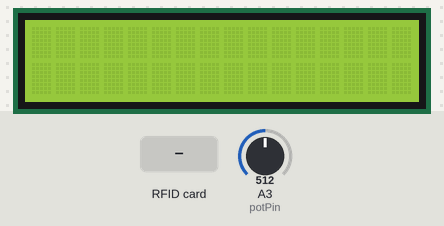
This sketch was run on a simulated Arduino Uno, built with avr-gcc and run on an emulated ATmega328P. On the bench: 16×2 character LCD. Inputs (shaded band) come from the test bench; at power-on: A3 (potPin) = 512. What the sketch prints to the serial monitor is not drawn.

Above: at 1.3 s.
1.4 s: RFID card 5E 7A 19 C4 held to the reader
At 2.3 s:
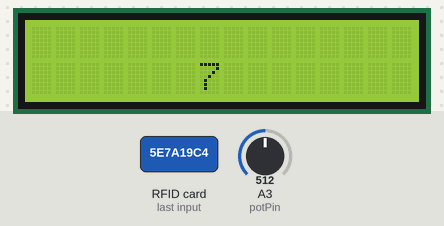
2.9 s: A3 (potPin) set to 69
At 3.9 s:
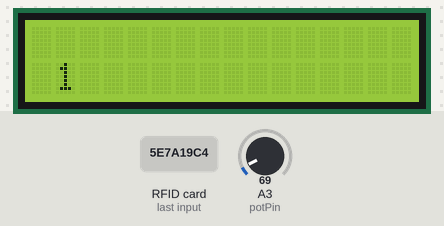
4.5 s: A3 (potPin) set to 58
At 5.8 s:
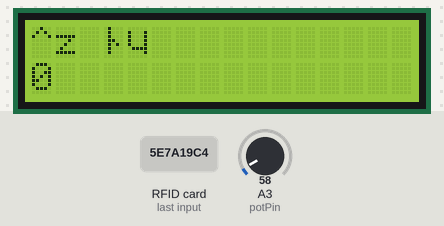
6.1 s: A3 (potPin) set to 306
At 6.6 s:
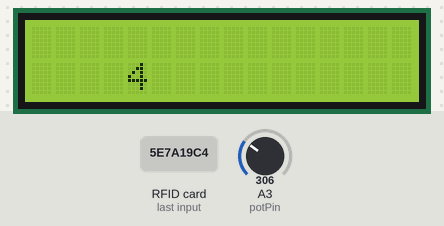
7.7 s: A3 (potPin) set to 6
At 8.4 s:
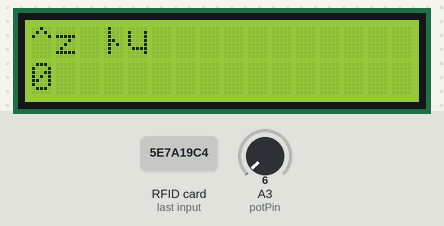
9.3 s: A3 (potPin) set to 122
At 10.4 s:
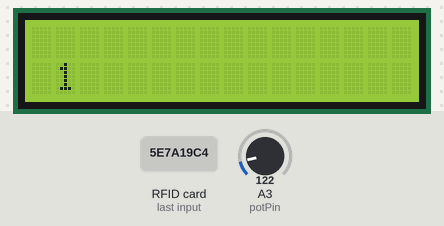
Timing chart, 0 to 12.0 s (numbered marks = the images above; inputs shaded):
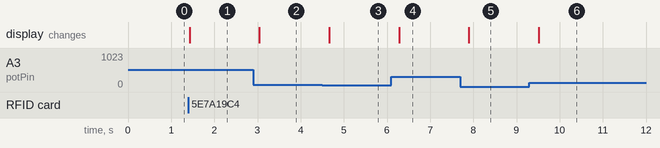

Measured:
- the behaviour switches between 65 and 64 on A3 (potPin) (found by bisection; images 2 and 3)
- after the input at 1.4 s, the display: changes at once (image 1)
- after the input at 2.9 s, the display: changes after 0.14 s (image 2)
- after the input at 4.5 s, the display: changes after 0.16 s (image 3)
- after the input at 6.1 s, the display: changes after 0.18 s (image 4)
- after the input at 7.7 s, the display: changes after 0.20 s (image 5)
- after the input at 9.3 s, the display: changes after 0.22 s (image 6)

The sketch:

SuperMifareReader.ino
```cpp
#include <SPI.h>//include the SPI bus library
#include <MFRC522.h>//include the RFID reader library

#define SS_PIN 10  //slave select pin
#define RST_PIN 5  //reset pin
MFRC522 mfrc522(SS_PIN, RST_PIN);        // instatiate a MFRC522 reader object.
MFRC522::MIFARE_Key key;//create a MIFARE_Key struct named 'key', which will hold the card information


//////////////////////////////////////////////////////LCD stuff
#include <Wire.h>
#include <LiquidCrystal_I2C.h>

const int numRows = 2;
const int numCols = 16;
int potPin = 3;    // Input pin for the potentiometer

int x = -1;

LiquidCrystal_I2C lcd(0x27, numCols, numRows);

bool hasCardInfo;

///////////////////////////////////////////////////////////////

int writeBlock(int blockNumber, byte arrayAddress[])
{
  //this makes sure that we only write into data blocks. Every 4th block is a trailer block for the access/security info.
  int largestModulo4Number = blockNumber / 4 * 4;
  int trailerBlock = largestModulo4Number + 3; //determine trailer block for the sector
  if (blockNumber > 2 && (blockNumber + 1) % 4 == 0) {
    Serial.print(blockNumber);  //block number is a trailer block (modulo 4); quit and send error code 2
    Serial.println(" is a trailer block:");
    return 2;
  }
  Serial.print(blockNumber);
  Serial.println(" is a data block:");

  /*****************************************authentication of the desired block for access***********************************************************/
  byte status = mfrc522.PCD_Authenticate(MFRC522::PICC_CMD_MF_AUTH_KEY_A, trailerBlock, &key, &(mfrc522.uid));
  //byte PCD_Authenticate(byte command, byte blockAddr, MIFARE_Key *key, Uid *uid);
  //this method is used to authenticate a certain block for writing or reading
  //command: See enumerations above -> PICC_CMD_MF_AUTH_KEY_A  = 0x60 (=1100000),    // this command performs authentication with Key A
  //blockAddr is the number of the block from 0 to 15.
  //MIFARE_Key *key is a pointer to the MIFARE_Key struct defined above, this struct needs to be defined for each block. New cards have all A/B= FF FF FF FF FF FF
  //Uid *uid is a pointer to the UID struct that contains the user ID of the card.
  if (status != MFRC522::STATUS_OK) {
    Serial.print("PCD_Authenticate() failed: ");
    Serial.println(mfrc522.GetStatusCodeName(status));
    return 3;//return "3" as error message
  }
  //it appears the authentication needs to be made before every block read/write within a specific sector.
  //If a different sector is being authenticated access to the previous one is lost.


  /*****************************************writing the block***********************************************************/

  status = mfrc522.MIFARE_Write(blockNumber, arrayAddress, 16);//valueBlockA is the block number, MIFARE_Write(block number (0-15), byte array containing 16 values, number of bytes in block (=16))
  //status = mfrc522.MIFARE_Write(9, value1Block, 16);
  if (status != MFRC522::STATUS_OK) {
    Serial.print("MIFARE_Write() failed: ");
    Serial.println(mfrc522.GetStatusCodeName(status));
    return 4;//return "4" as error message
  }
  Serial.println("block was written");
}


int readBlock(int blockNumber, byte arrayAddress[])
{
  int largestModulo4Number = blockNumber / 4 * 4;
  int trailerBlock = largestModulo4Number + 3; //determine trailer block for the sector

  /*****************************************authentication of the desired block for access***********************************************************/
  byte status = mfrc522.PCD_Authenticate(MFRC522::PICC_CMD_MF_AUTH_KEY_A, trailerBlock, &key, &(mfrc522.uid));
  //byte PCD_Authenticate(byte command, byte blockAddr, MIFARE_Key *key, Uid *uid);
  //this method is used to authenticate a certain block for writing or reading
  //command: See enumerations above -> PICC_CMD_MF_AUTH_KEY_A = 0x60 (=1100000),    // this command performs authentication with Key A
  //blockAddr is the number of the block from 0 to 15.
  //MIFARE_Key *key is a pointer to the MIFARE_Key struct defined above, this struct needs to be defined for each block. New cards have all A/B= FF FF FF FF FF FF
  //Uid *uid is a pointer to the UID struct that contains the user ID of the card.
  if (status != MFRC522::STATUS_OK) {
    Serial.print("PCD_Authenticate() failed (read): ");
    Serial.println(mfrc522.GetStatusCodeName(status));
    return 3;//return "3" as error message
  }
  //it appears the authentication needs to be made before every block read/write within a specific sector.
  //If a different sector is being authenticated access to the previous one is lost.


  /*****************************************reading a block***********************************************************/

  byte buffersize = 18;//we need to define a variable with the read buffer size, since the MIFARE_Read method below needs a pointer to the variable that contains the size...
  status = mfrc522.MIFARE_Read(blockNumber, arrayAddress, &buffersize);//&buffersize is a pointer to the buffersize variable; MIFARE_Read requires a pointer instead of just a number
  if (status != MFRC522::STATUS_OK) {
    Serial.print("MIFARE_read() failed: ");
    Serial.println(mfrc522.GetStatusCodeName(status));
    return 4;//return "4" as error message
  }
  Serial.println("block was read");
}

void setup() {
  //LCD start
  lcd.init();
  lcd.backlight();
  Serial.begin(9600);

  //Mifare start
  hasCardInfo = false;
  SPI.begin();               // Init SPI bus
  mfrc522.PCD_Init();        // Init MFRC522 card (in case you wonder what PCD means: proximity coupling device)
  Serial.println("Scan a MIFARE Classic card");

  // Prepare the security key for the read and write functions - all six key bytes are set to 0xFF at chip delivery from the factory.
  // Since the cards in the kit are new and the keys were never defined, they are 0xFF
  // if we had a card that was programmed by someone else, we would need to know the key to be able to access it. This key would then need to be stored in 'key' instead.

  for (byte i = 0; i < 6; i++) {
    key.keyByte[i] = 0xFF;//keyByte is defined in the "MIFARE_Key" 'struct' definition in the .h file of the library
  }
}

int block = 4; //this is the block number we will write into and then read. Do not write into 'sector trailer' block, since this can make the block unusable.

//byte blockcontent[16] = {"Fuck this shit"};//an array with 16 bytes to be written into one of the 64 card blocks is defined
//byte blockcontent[16] = {0,0,0,0,0,0,0,0,0,0,0,0,0,0,0,0};//all zeros. This can be used to delete a block.
byte readbackblock[18];//This array is used for reading out a block. The MIFARE_Read method requires a buffer that is at least 18 bytes to hold the 16 bytes of a block.

void loop()
{
  /*****************************************establishing contact with a tag/card**********************************************************************/

  // Look for new cards (in case you wonder what PICC means: proximity integrated circuit card)
  if ( ! mfrc522.PICC_IsNewCardPresent() && !hasCardInfo) {//if PICC_IsNewCardPresent returns 1, a new card has been found and we continue
    return;//if it did not find a new card is returns a '0' and we return to the start of the loop
  }
  else {
    hasCardInfo = true;
  }

  // Select one of the cards
  if ( ! mfrc522.PICC_ReadCardSerial() && !hasCardInfo) {//if PICC_ReadCardSerial returns 1, the "uid" struct (see MFRC522.h lines 238-45)) contains the ID of the read card.
    return;//if it returns a '0' something went wrong and we return to the start of the loop
  }

  // Among other things, the PICC_ReadCardSerial() method reads the UID and the SAK (Select acknowledge) into the mfrc522.uid struct, which is also instantiated
  // during this process.
  // The UID is needed during the authentication process
  //The Uid struct:
  //typedef struct {
  //byte    size;     // Number of bytes in the UID. 4, 7 or 10.
  //byte    uidByte[10];            //the user ID in 10 bytes.
  //byte    sak;      // The SAK (Select acknowledge) byte returned from the PICC after successful selection.
  //} Uid;

  /*****************************************writing and reading a block on the card**********************************************************************/

  /*
    //0-> <<<<<......>>>>>
    writeBlock(1, "Once Upon a Time");//the blockcontent array is written into the card block
    writeBlock(2, "In a far land   ");//the blockcontent array is written into the card block
    //4 -> far far away

    writeBlock(4, "Lived a king    ");//the blockcontent array is written into the card block
    writeBlock(5, "And he was hated");//the blockcontent array is written into the card block
    writeBlock(6, "by everyone     ");//the blockcontent array is written into the card block
    //7 -> on his palace

    writeBlock(8, "I like to run   ");//the blockcontent array is written into the card block
    writeBlock(9, "And To Fart     ");//the blockcontent array is written into the card block
    writeBlock(10, "Smelly farts   ");//the blockcontent array is written into the card block
    //11-> with brown moist

    writeBlock(12, "Hot girls      ");//the blockcontent array is written into the card block
    writeBlock(13, "All around me  ");//the blockcontent array is written into the card block
    writeBlock(14, "Paradise Earth ");//the blockcontent array is written into the card block
  */
  //mfrc522.PICC_DumpToSerial(&(mfrc522.uid));

  //The 'PICC_DumpToSerial' method 'dumps' the entire MIFARE data block into the serial monitor. Very useful while programming a sketch with the RFID reader...
  //Notes:
  //(1) MIFARE cards conceal key A in all trailer blocks, and shows 0x00 instead of 0xFF. This is a secutiry feature. Key B appears to be public by default.
  //(2) The card needs to be on the reader for the entire duration of the dump. If it is removed prematurely, the dump interrupts and an error message will appear.
  //(3) The dump takes longer than the time alloted for interaction per pairing between reader and card, i.e. the readBlock function below will produce a timeout if
  //    the dump is used.

  //mfrc522.PICC_DumpToSerial(&(mfrc522.uid));//uncomment this if you want to see the entire 1k memory with the block written into it.

  /*
    readBlock(block, readbackblock);//read the block back
    Serial.print("read block: ");
    for (int j=0 ; j<16 ; j++)//print the block contents
    {
    Serial.write (readbackblock[j]);//Serial.write() transmits the ASCII numbers as human readable characters to serial monitor
    }
    Serial.println("");
  */


  //LCD controller
  int val = analogRead(potPin);    // read the value from the sensor
  val = map(val, 0, 1023, 0, 255);

  int valFinal = val / 16;

  Serial.println(valFinal);

  if (valFinal <= 14) {
    lcd.clear();
    lcd.setCursor(valFinal, 1);
    lcd.print(valFinal);

    byte blockData[18] = "";
    readBlock(valFinal, blockData);

    //Serial.print("read block: ");
   // Serial.print(String((char *)blockData));
    //Serial.println("");
    for (int j=0 ; j<16 ; j++)//print the block contents
         {
           Serial.write (blockData[j]);//Serial.write() transmits the ASCII numbers as human readable characters to serial monitor
         }
         Serial.println("");

    lcd.setCursor(0, 0);
    lcd.print(String((char *)blockData));

    delay(500);
  }
  /*
    // Dump debug info about the card. PICC_HaltA() is automatically called.
    mfrc522.PICC_DumpToSerial(&(mfrc522.uid));

    delay(3000);
  */
}
```
